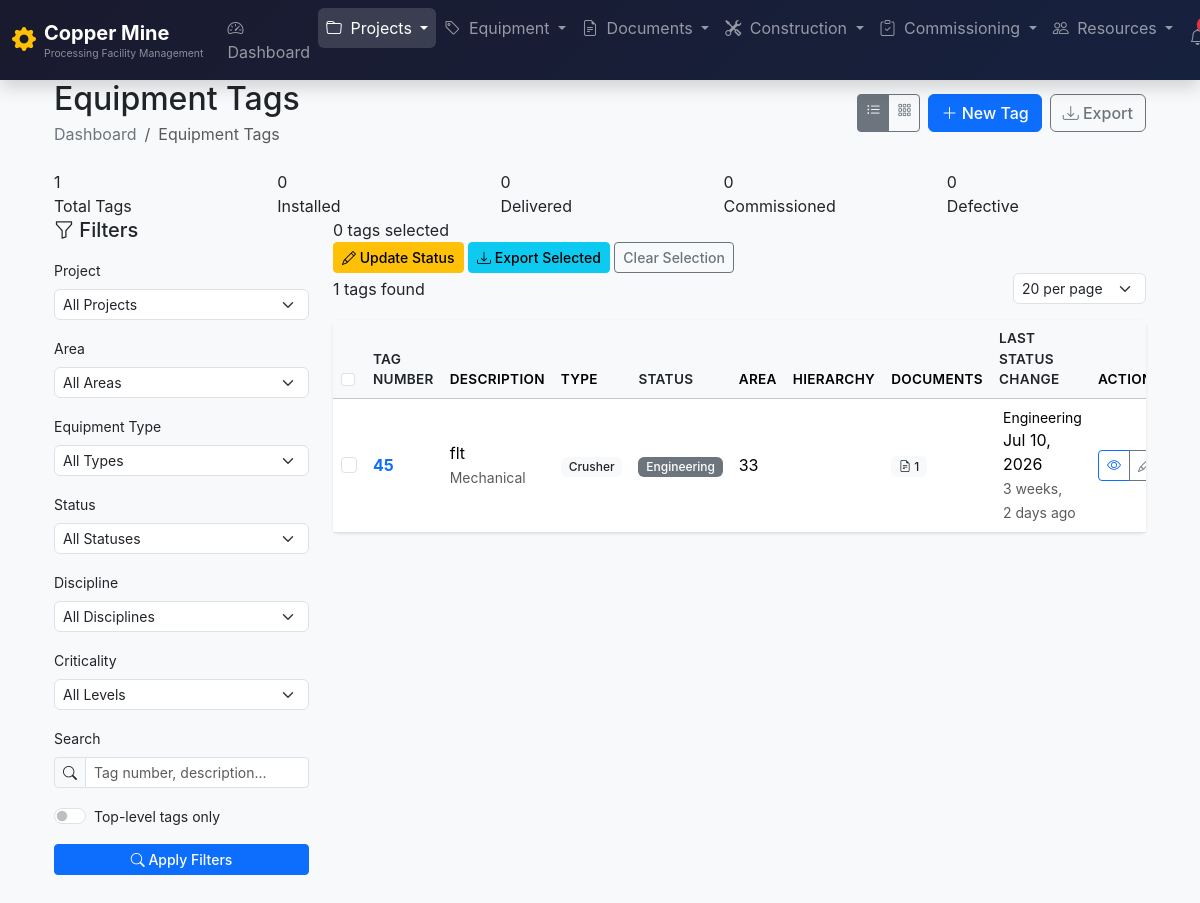
Page /core/equipments/ (signed in) on the earlier database version.
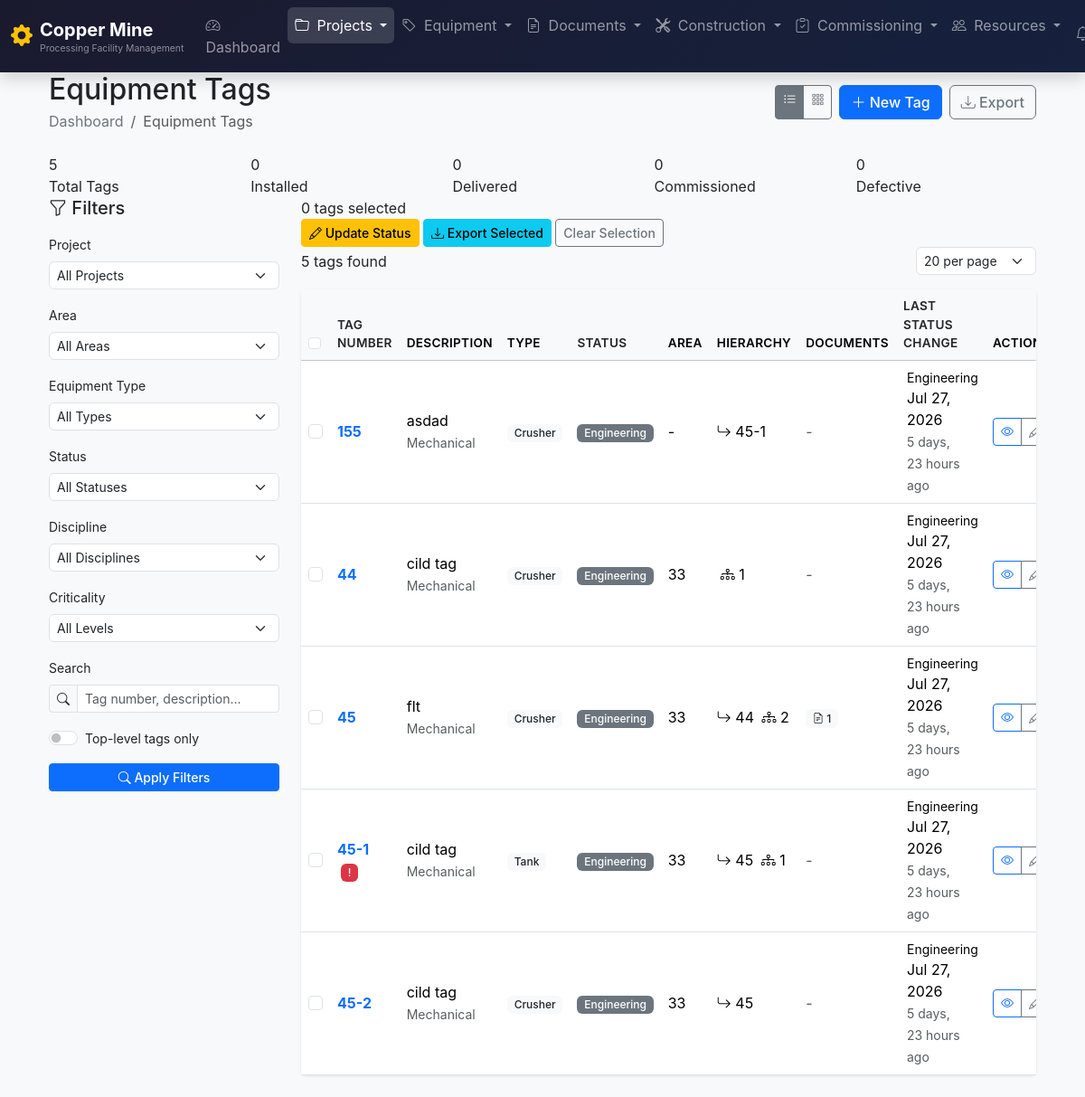
Same page on the later database version.
### core/models.py (models this page shows, shortened)
class EquipmentTag(models.Model):
	class EquipmentType(models.TextChoices):
		CRUSHER = 'CRUSH', 'Crusher'
		CONVEYOR = 'CONV', 'Conveyor'
		FLOTATION = 'FLOT', 'Flotation Cell'
		PUMP = 'PUMP', 'Pump'
		MOTOR = 'MOTOR', 'Motor'
		INSTRUMENT = 'INST', 'Instrument'
		CABLE = 'CABLE', 'Cable'
		TRANSFORMER = 'XFMR', 'Transformer'
		VALVE = 'VALV', 'Valve'
		TANK = 'TANK', 'Tank'
		SCREEN = 'SCRN', 'Screen'
		FEEDER = 'FEED', 'Feeder'
		CYCLONE = 'CYCL', 'Cyclone'
		THICKENER = 'THCK', 'Thickener'
		FILTER = 'FILT', 'Filter'
		COMPRESSOR = 'COMP', 'Compressor'
		OTHER = 'OTHR', 'Other'
	class Discipline(models.TextChoices):
		MECHANICAL = 'MECH', 'Mechanical'
		ELECTRICAL = 'ELEC', 'Electrical'
		PIPING = 'PIPE', 'Piping'
		INSTRUMENTATION = 'INSTR', 'Instrumentation'
		CIVIL = 'CIVL', 'Civil'
		STRUCTURAL = 'STRU', 'Structural'
	class Criticality(models.TextChoices):
		HIGH = 'HIGH', 'High'
		MEDIUM = 'MED', 'Medium'
		LOW = 'LOW', 'Low'
	class Status(models.TextChoices):
		ENGINEERING = 'ENG', 'Engineering'
		PROCURED = 'PROC', 'Procured'
		DELIVERED = 'DLVD', 'Delivered'
		INSTALLED = 'INST', 'Installed'
		ALIGNED = 'ALGN', 'Aligned'
		PRECOMM = 'PREC', 'Pre-Commissioned'
		COMMISSIONED = 'COMM', 'Commissioned'
		HANDED_OVER = 'HNDO', 'Handed Over'
		DEFECT = 'DEF', 'Defective'
	project = models.ForeignKey(Project, on_delete=models.CASCADE, related_name='equipment_tags')
	area = models.ForeignKey(Area, on_delete=models.SET_NULL, null=True, blank=True, related_name='equipment_tags')
	system = models.ForeignKey(System, on_delete=models.SET_NULL, null=True, blank=True, related_name='equipment_tags')
	parent_tag = models.ForeignKey(
			'self', on_delete=models.CASCADE, null=True, blank=True,
			related_name='child_tags'
			)
	tag_number = models.CharField(max_length=100, db_index=True)
	description = models.CharField(max_length=500)
	equipment_type = models.CharField(max_length=5, choices=EquipmentType.choices)
	discipline = models.CharField(max_length=5, choices=Discipline.choices)
	manufacturer = models.CharField(max_length=255, blank=True)
	model_number = models.CharField(max_length=100, blank=True)
	serial_number = models.CharField(max_length=100, blank=True)
	criticality = models.CharField(max_length=4, choices=Criticality.choices, default=Criticality.MEDIUM)
	status = models.CharField(max_length=4, choices=Status.choices, default=Status.ENGINEERING)
	installation_date = models.DateField(null=True, blank=True)
	weight_kg = models.DecimalField(max_digits=10, decimal_places=2, null=True, blank=True)
	dimensions = models.CharField(
			max_length=200, blank=True,
			help_text="LxWxH in mm, e.g., '3000x2000x1500'"
			)
	notes = models.TextField(blank=True)
	created_at = models.DateTimeField(auto_now_add=True)
	updated_at = models.DateTimeField(auto_now=True)
	class Meta:
		ordering = ['tag_number']
		indexes = [
				models.Index(fields=['project', 'tag_number']),
				models.Index(fields=['project', 'status']),
				models.Index(fields=['parent_tag']),
				]
		verbose_name = 'Equipment Tag'
		verbose_name_plural = 'Equipment Tags'

class Area(models.Model):
	project = models.ForeignKey(Project, on_delete=models.CASCADE, related_name='areas')
	code = models.CharField(max_length=50)
	name = models.CharField(max_length=255)
	description = models.TextField(blank=True)
	created_at = models.DateTimeField(auto_now_add=True)
	updated_at = models.DateTimeField(auto_now=True)
	class Meta:
		unique_together = ['project', 'code']
		ordering = ['code']
		verbose_name = 'Area'
		verbose_name_plural = 'Areas'

### core/views.py (the view, shortened to what this page needs)
# urls.py: path('equipments/', views.EquipmentTagListView.as_view(), name='equipment-tag-list'),
class EquipmentTagListView(LoginRequiredMixin, generic.ListView):
	model = EquipmentTag
	template_name = 'core/equipment_tag_list.html'
	context_object_name = 'tags'
	paginate_by = 20
	def get_queryset(self):
		queryset = EquipmentTag.objects.select_related(
				'project', 'area', 'system', 'parent_tag'
				).prefetch_related(
				'child_tags',
				'tag_documents',
				'punch_items'
				).annotate(
				child_count=Count('child_tags', distinct=True),
				document_count=Count('tag_documents', distinct=True),
				open_punch_count=Count(
						Case(
								When(punch_items__status__in=['OPEN', 'IPRO'], then=1),
								output_field=CharField(),
								),
						distinct=True
						)
				)
		form = EquipmentTagFilterForm(self.request.GET)
		if form.is_valid():
			data = form.cleaned_data
			if data.get('project'):
				queryset = queryset.filter(project=data['project'])
			if data.get('area'):
				queryset = queryset.filter(area=data['area'])
			if data.get('system'):
				queryset = queryset.filter(system=data['system'])
			if data.get('equipment_type'):
				queryset = queryset.filter(equipment_type=data['equipment_type'])
			if data.get('status'):
				queryset = queryset.filter(status=data['status'])
			if data.get('discipline'):
				queryset = queryset.filter(discipline=data['discipline'])
			if data.get('criticality'):
				queryset = queryset.filter(criticality=data['criticality'])
			if data.get('parent_tag_only'):
				queryset = queryset.filter(parent_tag__isnull=data['parent_tag_only'] == 'true')
		sort = self.request.GET.get('sort', 'tag_number')
		allowed_sorts = [
				'tag_number', '-tag_number',
				'description', '-description',
				'equipment_type', '-equipment_type',
				'status', '-status',
				'criticality', '-criticality',
				'created_at', '-created_at',
				'updated_at', '-updated_at',
				]
		if sort in allowed_sorts:
			queryset = queryset.order_by(sort)
		return queryset
	def get_paginate_by(self, queryset):
		per_page = self.request.GET.get('per_page', '20')
		try:
			return min(int(per_page), 100)  # Max 100 per page
		except ValueError:
			return 20
	def get_context_data(self, **kwargs):
		context = super().get_context_data(**kwargs)
		context['filter_form'] = EquipmentTagFilterForm(self.request.GET)
		context['view_mode'] = self.request.GET.get('view', 'table')
		queryset = EquipmentTag.objects.all()
		if self.request.GET.get('project'):
			queryset = queryset.filter(project_id=self.request.GET['project'])
		context['total_count'] = queryset.count()
		context['installed_count'] = queryset.filter(status='INST').count()
		context['delivered_count'] = queryset.filter(status='DLVD').count()
		context['commissioned_count'] = queryset.filter(status='COMM').count()
		context['defective_count'] = queryset.filter(status='DEF').count()
		status_distribution = queryset.values('status').annotate(
				count=Count('id')
				).order_by('status')
		context['status_distribution'] = status_distribution
		type_distribution = queryset.values('equipment_type').annotate(
				count=Count('id')
				).order_by('-count')[:10]
		context['type_distribution'] = type_distribution
		context['recent_tags'] = queryset.order_by('-created_at')[:5]
		context['projects'] = Project.objects.all()
		if self.request.GET.getlist('selected_tags'):
			context['selected_tag_ids'] = self.request.GET.getlist('selected_tags')
		return context

### templates/core/equipment_tag_list.html (shortened to what the changed rows need)
{% extends 'base.html' %}
{% load static %}
{% block content %}
<div class="container-fluid py-4">
    <div class="d-flex justify-content-between align-items-center mb-4">
        <div>
            <h1 class="h2 mb-1">Equipment Tags</h1>
        </div>
    </div>
    <div class="quick-stats">
        <div class="row">
            <div class="col">
                <div class="stat-item">
                    <div class="stat-value">{{ total_count }}</div>
                    <div class="stat-label">Total Tags</div>
                </div>
            </div>
        </div>
    </div>
    <div class="row">
        <div class="col-lg-9">
            <div class="d-flex justify-content-between align-items-center mb-3">
                <div class="pagination-info">
                    {% if is_paginated %}
                    Showing {{ page_obj.start_index }} - {{ page_obj.end_index }} of {{ page_obj.paginator.count }} tags
                    {% else %}
                    {{ tags.count }} tags found
                    {% endif %}
                </div>
                <div>
                    <select name="per_page" class="form-select form-select-sm" style="width: auto;" onchange="updatePerPage(this.value)">
                    </select>
                </div>
            </div>
            {% if tags %}
            {% if view_mode == 'table' %}
            <div class="card">
                <div class="table-responsive">
                    <table class="table table-hover align-middle mb-0">
                        <thead class="table-light">
                        <tr>
                            <th width="40">
                                <input type="checkbox" class="form-check-input" id="selectAll" onchange="toggleSelectAll(this)">
                            </th>
                            <th>
                                <a href="?sort={% if request.GET.sort == 'tag_number' %}-{% endif %}tag_number{% for key, value in request.GET.items %}{% if key != 'sort' %}&{{ key }}={{ value }}{% endif %}{% endfor %}"
                                   class="text-decoration-none text-dark">
                                    Tag Number
                                </a>
                            </th>
                            <th>Description</th>
                            <th>Type</th>
                            <th>
                                <a href="?sort={% if request.GET.sort == 'status' %}-{% endif %}status{% for key, value in request.GET.items %}{% if key != 'sort' %}&{{ key }}={{ value }}{% endif %}{% endfor %}"
                                   class="text-decoration-none text-dark">
                                    Status
                                </a>
                            </th>
                            <th>Area</th>
                            <th>Hierarchy</th>
                            <th>Documents</th>
                            <th>
                                <a href="?sort={% if request.GET.sort == 'updated_at' %}-{% endif %}updated_at{% for key, value in request.GET.items %}{% if key != 'sort' %}&{{ key }}={{ value }}{% endif %}{% endfor %}"
                                   class="text-decoration-none text-dark">
                                    Last Status Change
                                </a>
                            </th>
                            <th>Actions</th>
                        </tr>
                        </thead>
                        <tbody>
                        {% for tag in tags %}
                        <tr onclick="window.location='#'">
                            <td onclick="event.stopPropagation()">
                                <input type="checkbox" class="form-check-input tag-checkbox"
                                       value="{{ tag.pk }}" onchange="updateBulkActions()">
                            </td>
                            <td>
                                <strong class="text-primary">{{ tag.tag_number }}</strong>
                                {% if tag.criticality == 'HIGH' %}
                                <span class="badge bg-danger ms-1" title="High Criticality">!</span>
                                {% endif %}
                            </td>
                            <td>
                                <div>{{ tag.description|truncatechars:60 }}</div>
                                <small class="text-muted">{{ tag.get_discipline_display }}</small>
                            </td>
                            <td>
                                    <span class="badge bg-light text-dark">
                                        {{ tag.get_equipment_type_display }}
                                    </span>
                            </td>
                            <td>
                                    <span class="badge status-badge
                                        {% if tag.status == 'INST' %}bg-success
                                        {% elif tag.status == 'DLVD' %}bg-info text-dark
                                        {% elif tag.status == 'COMM' %}bg-primary
                                        {% elif tag.status == 'HNDO' %}bg-success
                                        {% elif tag.status == 'DEF' %}bg-danger
                                        {% elif tag.status == 'ENG' %}bg-secondary
                                        {% elif tag.status == 'PROC' %}bg-info
                                        {% elif tag.status == 'ALGN' %}bg-warning text-dark
                                        {% elif tag.status == 'PREC' %}bg-purple
                                        {% endif %}">
                                        {{ tag.get_status_display }}
                                    </span>
                            </td>
                            <td>{{ tag.area.code|default:"-" }}</td>
                            <td>
                                {% if tag.parent_tag %}
                                <span class="hierarchy-badge" title="Parent: {{ tag.parent_tag.tag_number }}">
                                            <i class="bi bi-arrow-return-right"></i> {{ tag.parent_tag.tag_number }}
                                        </span>
                                {% endif %}
                                {% if tag.child_count > 0 %}
                                <span class="hierarchy-badge ms-1" title="{{ tag.child_count }} children">
                                            <i class="bi bi-diagram-3"></i> {{ tag.child_count }}
                                        </span>
                                {% endif %}
                            </td>
                            <td>
                                {% if tag.document_count > 0 %}
                                <span class="badge bg-light text-dark">
                                            <i class="bi bi-file-earmark-text"></i> {{ tag.document_count }}
                                        </span>
                                {% else %}
                                <span class="text-muted">-</span>
                                {% endif %}
                            </td>
                            <td>
                                <div class="status-change-info">
                                    <div class="d-flex align-items-center">
                                        <div>
                                            <div class="small">{{ tag.get_status_display }}</div>
                                            <div class="status-date">
                                                {% if tag.installation_date and tag.status == 'INST' %}
                                                Installed: {{ tag.installation_date|date:"M d, Y" }}
                                                {% else %}
                                                {{ tag.updated_at|date:"M d, Y" }}
                                                {% endif %}
                                            </div>
                                            <div class="status-date text-muted">
                                                <small>
                                                    {% with days_since=tag.updated_at|timesince %}
                                                    {{ days_since }} ago
                                                    {% endwith %}
                                                </small>
                                            </div>
                                        </div>
                                    </div>
                                </div>
                            </td>
                            <td onclick="event.stopPropagation()">
                                <div class="btn-group btn-group-sm">
                                    <a href="{% url 'core:equipment-tag-detail' tag.id %}" class="btn btn-outline-primary" title="View">
                                        <i class="bi bi-eye"></i>
                                    </a>
                                    <a href="#" class="btn btn-outline-secondary" title="Edit">
                                        <i class="bi bi-pencil"></i>
                                    </a>
                                </div>
                            </td>
                        </tr>
                        {% endfor %}
                        </tbody>
                    </table>
                </div>
            </div>
            {% endif %}
            {% endif %}
        </div>
    </div>
</div>
{% endblock %}

Differences in the rows shown:
added EquipmentTag: tag_number "155", description "asdad", discipline "Mechanical", equipment_type "Crusher", status "Engineering", area.code "-", parent_tag.tag_number "45-1", updated_at "Jul 27, 2026", tag "5 days, 23 hours"
added EquipmentTag: tag_number "44", description "cild tag", discipline "Mechanical", equipment_type "Crusher", status "Engineering", area.code "33", child_count "1", updated_at "Jul 27, 2026", tag "5 days, 23 hours"
changed EquipmentTag "flt": parent_tag_id empty → 4 (drawn); parent_tag.tag_number (not shown) → "44"; child_count (not shown) → "2"; updated_at "Jul 10, 2026" → "Jul 27, 2026"; tag "3 weeks, 2 days" → "5 days, 23 hours"
added EquipmentTag: tag_number "45-1", description "cild tag", discipline "Mechanical", equipment_type "Tank", status "Engineering", area.code "33", parent_tag.tag_number "45", child_count "1", updated_at "Jul 27, 2026", tag "5 days, 23 hours"
added EquipmentTag: tag_number "45-2", description "cild tag", discipline "Mechanical", equipment_type "Crusher", status "Engineering", area.code "33", parent_tag.tag_number "45", updated_at "Jul 27, 2026", tag "5 days, 23 hours"
Other differences:
{{ total_count }}: "1" → "5"
{{ tags.count }}: "1" → "5"
